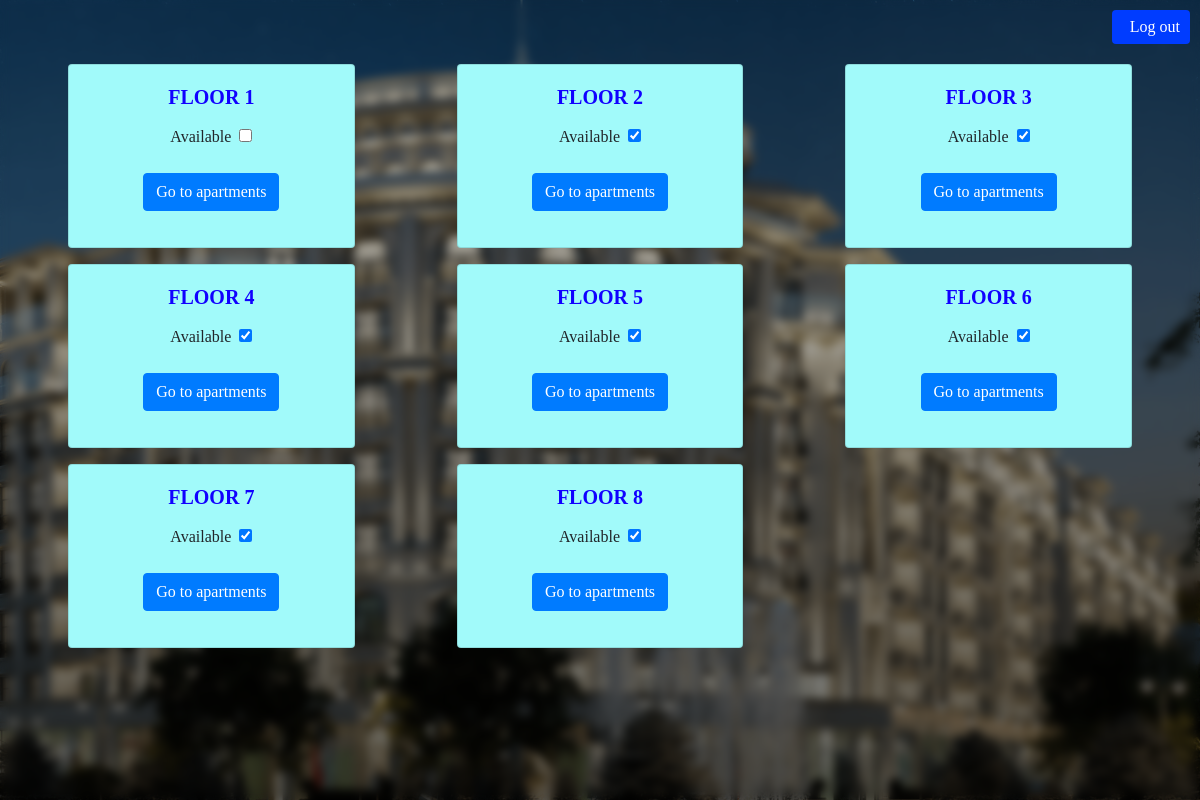
/cadmin/dashboard/A/ (signed in), run on an earlier commit of the app's database.
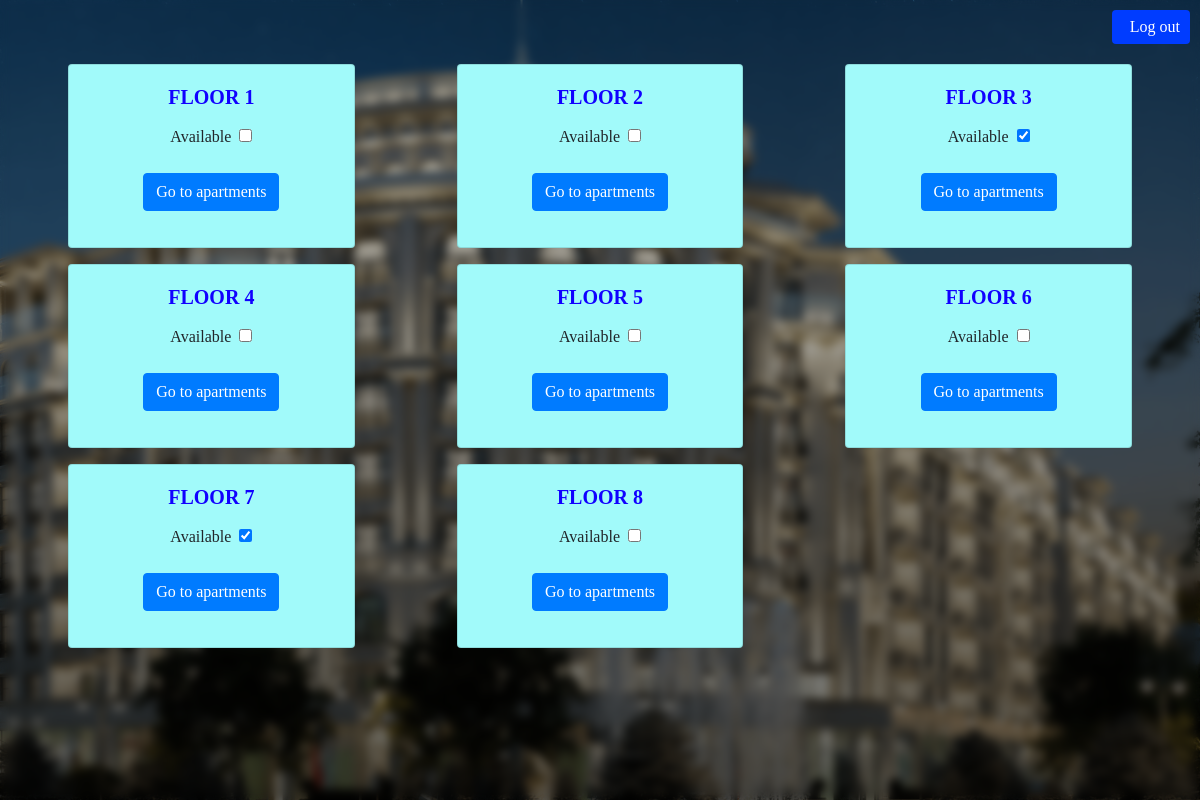
And on a later commit of the database.
### planirovka/models.py (models this page shows, shortened)
class Floor(models.Model):
    floor_number = models.IntegerField()
    available = models.BooleanField(default=True)
    template = models.CharField(max_length=100, null=True, blank=True)
    building = models.ForeignKey(Building, on_delete=models.SET_NULL, null=True, related_name="floors")

### custom_admin/views.py (the view)
# urls.py: path('dashboard/<str:building_label>/', views.dashboard_building, name="dashboard_building"),
@login_required
def dashboard_building(request, building_label):
    floors = get_object_or_404(Building, building_label=building_label).floors.order_by('floor_number')
    context = {
        'building_label': building_label,
        'floors': floors
    }
    return render(request, 'custom_admin/dashboard.html', context)

### templates/custom_admin/dashboard.html (shortened to what this page needs)
{% extends "base.html" %}
{% load static %}
{% block style %}
<link rel="stylesheet" href="{% static 'css/admin-styles.css' %}">
{% endblock %}
{% block content %}
    <div class="container">
        <a href="javascript:{document.getElementById('logoutForm').submit()}" class="btn logout-btn">&nbsp;&nbsp;Log out</a>
        <div class="inner position-relative h-100">
            <div class="row">
                {% if floors %}
                {% for floor in floors %}
                <div class="col-lg-4 col-md-4 col-sm-4 col-xs-6">
                    <div class="card text-center">
                        <div class="card-body">
                            <h5 class="card-title">Floor {{floor.floor_number}}</h5>
                            <p class="card-text">
                                <form>
                                    <div class="form-group">
                                        <label class="mr-1" for="availCheck">Available</label>
                                        <input type="checkbox" name="available" class="check-control"
                                        data-csrf="{{csrf_token}}"
                                        data-type="floor"
                                        data-buildingLabel="{{building_label}}"
                                        data-floorNumber="{{floor.floor_number}}"
                                        data-url="{% url 'update' %}"
                                        {% if floor.available %}
                                        checked
                                        {% endif %}
                                        >
                                    </div>
                                </form>
                                <a class="card-link btn btn-primary" href="{% url 'dashboard_floor' building_label floor.floor_number %}">Go to apartments</a>
                            </p>
                        </div>
                    </div>
                </div>
                {% endfor %}
                {% endif %}
            </div>
        </div>
    </div>
{% endblock %}

### templates/base.html (shortened to what this page needs)
<!DOCTYPE html>
{% load static %}
<html lang="en">
<head>
    <link rel="stylesheet" href="{% static 'css/bootstrap.min.css' %}">
    <link rel="stylesheet" href="{% static 'css/styles.css' %}">
    {% block style %}{% endblock %}
    <link rel="stylesheet" href="{% static 'css/responsive.css' %}">
</head>
<body data-csrf="{{csrf_token}}" data-secondaryUrl="{% url 'load-secondary-contents' %}">
    {% block content %}{% endblock %}
</body>
</html>

### oqsaroy/static/css/styles.css (style rules this page uses)
html, body { width: 100%; }
body { overflow: hidden; position: relative; font-family: 'tt_normsregular'; }

### oqsaroy/static/css/admin-styles.css (style rules this page uses)
.container { margin: 0 !important; padding: 0 !important; width: 100%; max-width: 100% !important; height: 100vh; background: url(../img/home-bg.png) no-repeat top; background-size: cover; }
.container .inner { padding: 2em; padding-top:4em; backdrop-filter: blur(5px); overflow:scroll; }
.logout-btn { padding: 5px 10px; border: none; background: rgb(0, 60, 255); color: white; position:fixed; top:10px; right: 10px; z-index: 10; }
.card { margin: auto; width: 80%; margin-bottom: 1em; background-color:rgb(161, 250, 250) !important; }
.card .card-title { font-weight: bold; text-transform: uppercase; color: rgb(17, 0, 255); }
.card .card-link { color: white; }

What changed in the data, as far as the page shows it:
changed Floor (number 2 of 8 on the later page): available "☑" → "☐"
changed Floor (number 4 of 8 on the later page): available "☑" → "☐"
changed Floor (number 5 of 8 on the later page): available "☑" → "☐"
changed Floor (number 6 of 8 on the later page): available "☑" → "☐"
changed Floor (number 8 of 8 on the later page): available "☑" → "☐"
